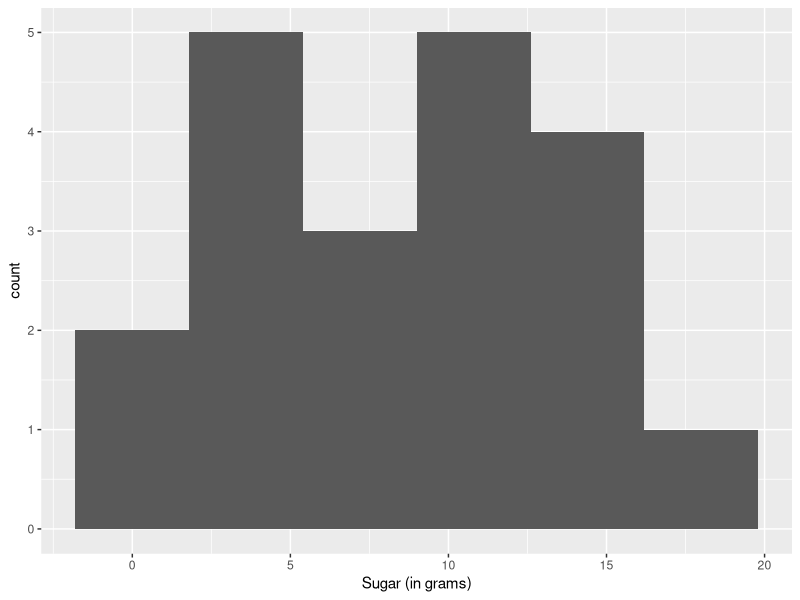
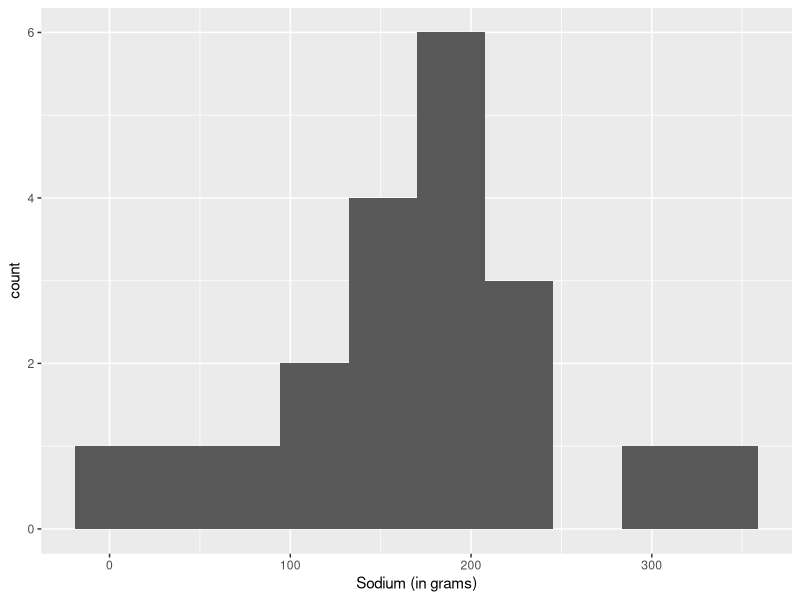
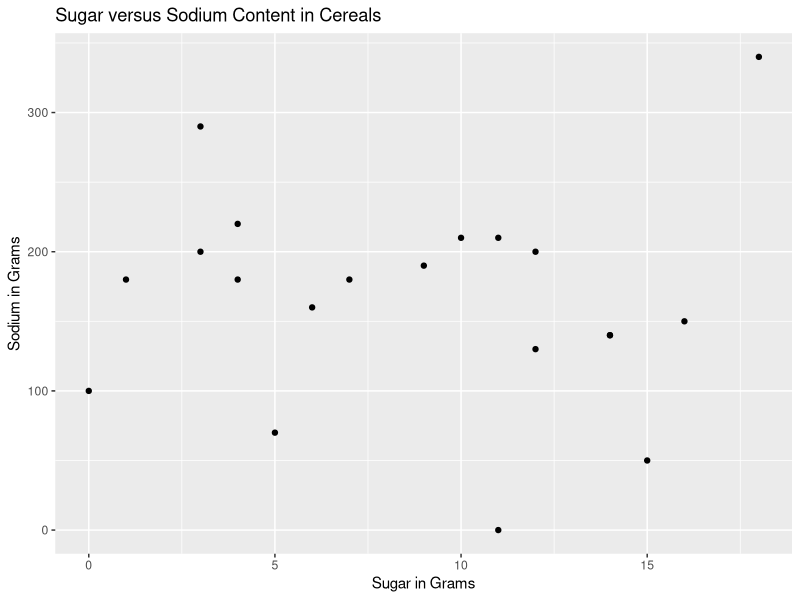

Recreate these plots in R, in order.
## ---- chunk 1
#| label: setup
#| warning: false
#| message: false

library(tidyverse)
library(ggplot2)
library(readxl)

knitr::opts_chunk$set(echo = TRUE, warning=FALSE, message=FALSE)
## ---- chunk 2
cereal<-read.csv("_data/cereal.csv")
cereal%>%
  arrange(desc(cereal$Sugar))
round(max(cereal$Sodium) - min(cereal$Sodium))/30


## ---- chunk 3
ggplot(cereal, aes(Sugar)) + geom_histogram(bins = 6) + labs(x = "Sugar (in grams)")

ggplot(cereal, aes(Sodium)) + geom_histogram(bins = 10) + labs(x = "Sodium (in grams)")
## ---- chunk 4
ggplot(cereal, aes(Sugar, Sodium)) + geom_point() + labs(title = "Sugar versus Sodium Content in Cereals", x = "Sugar in Grams", y = "Sodium in Grams")
